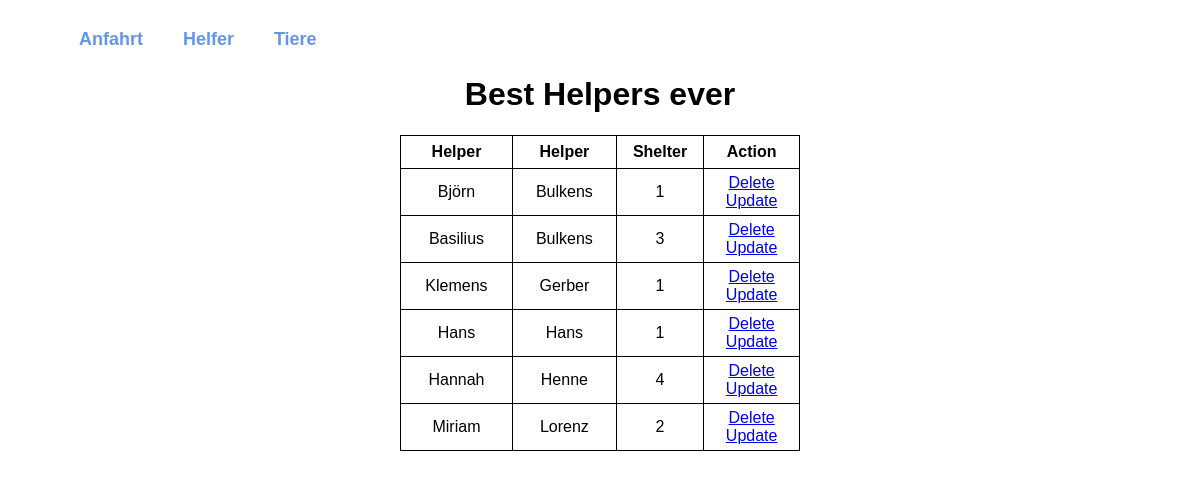
Before: / with the older database file.
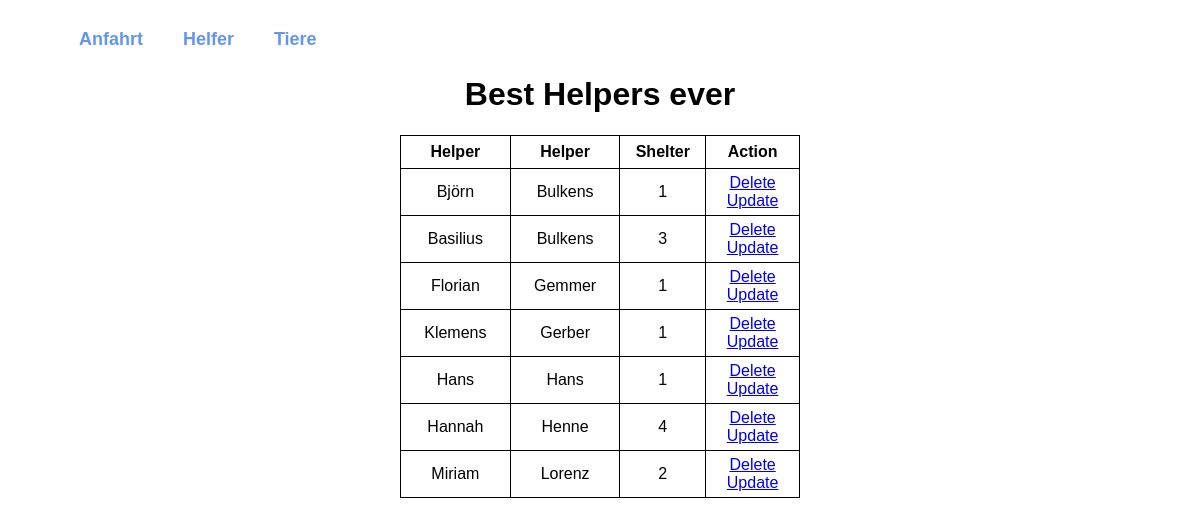
After: the same page with the newer database file.
### database.py (models this page shows, shortened)
class Volunteers(db.Model):
    id = db.Column(db.Integer, primary_key=True)
    firstname = db.Column(db.String(20), nullable=False)
    lastname  = db.Column(db.String(20), nullable=False)
    gender = db.Column(db.String(1), nullable=False)
    birthday = db.Column(db.DateTime, nullable=False)
    password = db.Column(db.String(20), nullable=False)
    shelter = db.Column(db.Integer, db.ForeignKey('shelters.id'), nullable=False)

### database.py (the view)
@app.route('/', methods=['POST', 'GET'])
def index():
    if request.method == 'POST':
        date_in = request.form['Datum']
        date_out = datetime(*[int(v) for v in date_in.replace('T', '-').replace(':', '-').split('-')])
        volu_data= [request.form['niederlassung'],
                    request.form['vorname'],
                    request.form['nachname'],
                    request.form['gender'],
                    date_out,
                    request.form['Password'],
                    request.form['Password2']]
        new_volu = Volunteers(firstname=volu_data[1],
                            lastname=volu_data[2],
                            gender=volu_data[3],
                            birthday=volu_data[4],
                            password=volu_data[5],
                            shelter=volu_data[0])
        try:
            db.session.add(new_volu)
            db.session.commit()
            return redirect('/')
        except:
            return 'There was an issue adding your task'
    else:
        volus = Volunteers.query.order_by(Volunteers.lastname).all()
        return render_template('index.html', tasks=volus)

### templates/index.html (shortened to what this page needs)
{% extends 'base.html' %}
{% block body %}
<div class="content">
    <h1 style="text-align: center">Best Helpers ever</h1>
    {% if tasks|length < 1 %}
    <h4 style="text-align: center">There are no Volunteers! :(</h4>
    {% else %}
    <table>
        <tr>
            <th>Helper</th>
            <th>Helper</th>
            <th>Shelter</th>
            <th>Action</th>
        </tr>
        {% for task in tasks %}
            <tr>
                <td>{{ task.firstname }}</td>
                <td>{{ task.lastname }}</td>
                <td>{{ task.shelter }}</td>
                <td>
                    <a href="/delete/{{task.id}}">Delete</a>
                    <br>
                    <a href="/update/{{task.id}}">Update</a>
                </td>
            </tr>
        {% endfor %}
    </table>
    {% endif %}
</div>
{% endblock %}

### templates/base.html (shortened to what this page needs)
<!DOCTYPE html>
<html lang="en">
    <head>
        <link rel="stylesheet" href="../static/css/main.css">
    </head>
    <body>
        {% block navbar %}
        <div class="navbar navbar-fixed-top" style="margin-left: 0.5cm; margin-top: .5cm; margin-bottom: .5cm;">
              <ul class="navbar-nav mr-auto nav-fill w-100" style="font-size: large; background-color: rgb(204, 204, 204);">
                <li class="nav-item"><a style="text-decoration: none; color: cornflowerblue; font-weight: bold; font-size: large;" class="nav-link naveintrag" href="/UC1">Anfahrt</a></li>
                <li class="nav-item"><a style="text-decoration: none; color: cornflowerblue; font-weight: bold; font-size: large;" class="nav-link" href="/UC2">Helfer</a></li>
                <li class="nav-item"><a style="text-decoration: none; color: cornflowerblue; font-weight: bold; font-size: large;" class="nav-link" href="/UC3">Tiere</a></li>
              </ul>
        </div>
        <br><br>
        {% endblock %}
        {%block body%}{% endblock %}
    </body>
</html>

### static/css/main.css (style rules this page uses)
body, html { margin: 0; font-family: 'Arial'; }
.content { margin: 0 auto; width: 400px; }
table, td, th { border: 1px solid rgb(0, 0, 0); }
table { border-collapse: collapse; width: 100%; }
th { height: 30px; }
td { text-align: center; padding: 5px; }
li { color: black; float: left; position: relative; padding: 10px 20px; overflow: hidden; }
li::after { background-color: black; content: ""; width: 0; height: 5px; left: 0; bottom: 0; margin-left: 40%; margin-right: 40%; transition: width 0.35s ease 0s; position: absolute; }

Changed rows visible on the page:
added Volunteers: firstname "Florian", lastname "Gemmer", shelter "1"
